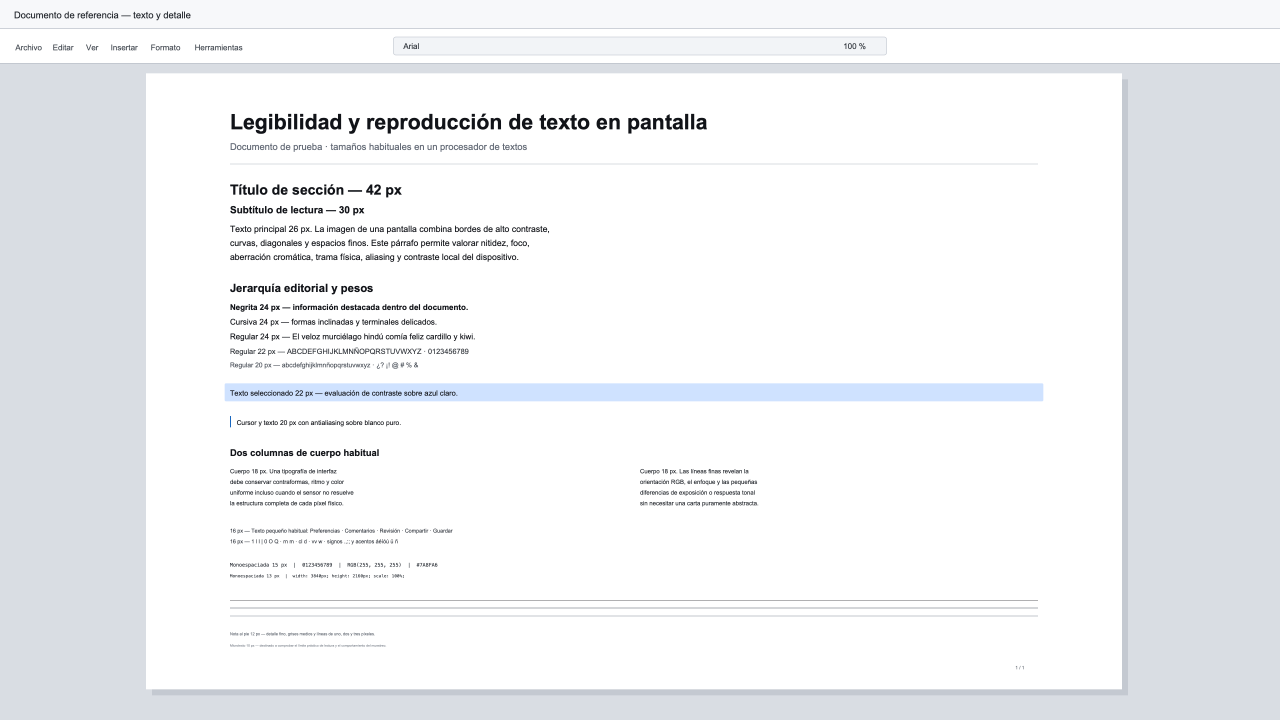
#> input picture apps/screen-desktop/assets/editorial-text-reference.png, 3840 x 2160 px, given in place of camera-intent-display-p3.png, which was not available (shown at 1/3 size)
$ python summarize_vfx_recording_chain.py ../apps/screen-desktop/assets
#> lines starting #> are read from the running program, lines starting #| are printed output that depends on the picture; after the words box and inside, x2 and y2 are one past the last pixel; in counts of white or black regions, pixels touching at a corner belong together; pictures that were not available may be replaced by others from this repository, and a replacement may not be noted
#!/usr/bin/env python3
"""Measure like-for-like Display P3 checkpoints in the recording-chain diagnostic."""

from __future__ import annotations

import json
from pathlib import Path
import sys

import numpy as np
from PIL import Image


def load(path: Path) -> np.ndarray:
    return np.asarray(Image.open(path).convert("RGB"), dtype=np.float32) / 255.0


def main() -> int:
    root = Path(sys.argv[1]).resolve()
    camera = load(root / "camera-intent-display-p3.png")
    output = load(root / "recording-output-display-p3.png")
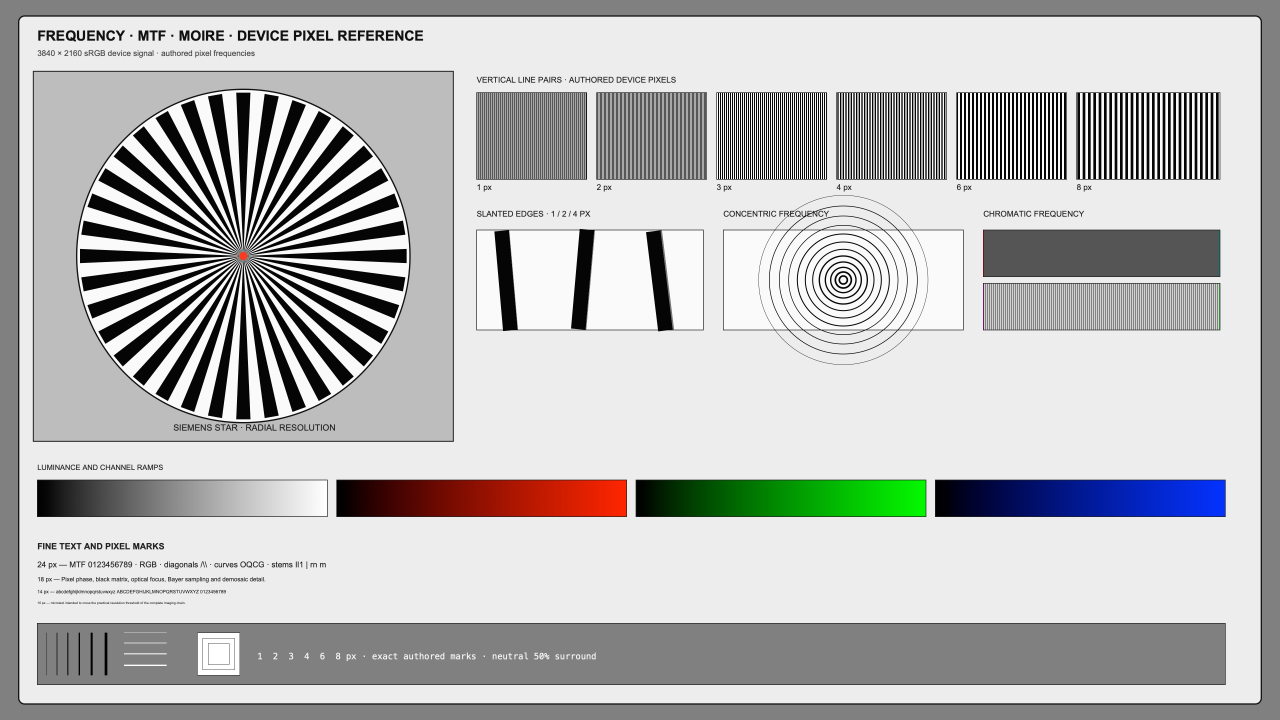
#> input picture apps/screen-desktop/assets/frequency-moire-reference.png, 3840 x 2160 px, given in place of recording-output-display-p3.png, which was not available (shown at 1/3 size)
    codec = load(root / "recording-codec-display-p3.png")
    if camera.shape != output.shape or output.shape != codec.shape:
        raise RuntimeError("Recording checkpoints have different rasters")
    chroma = lambda image: image.max(axis=2) - image.min(axis=2)
    output_chroma = chroma(output)
    codec_chroma = chroma(codec)
    luminance = output @ np.asarray([0.22897, 0.69174, 0.07929], dtype=np.float32)
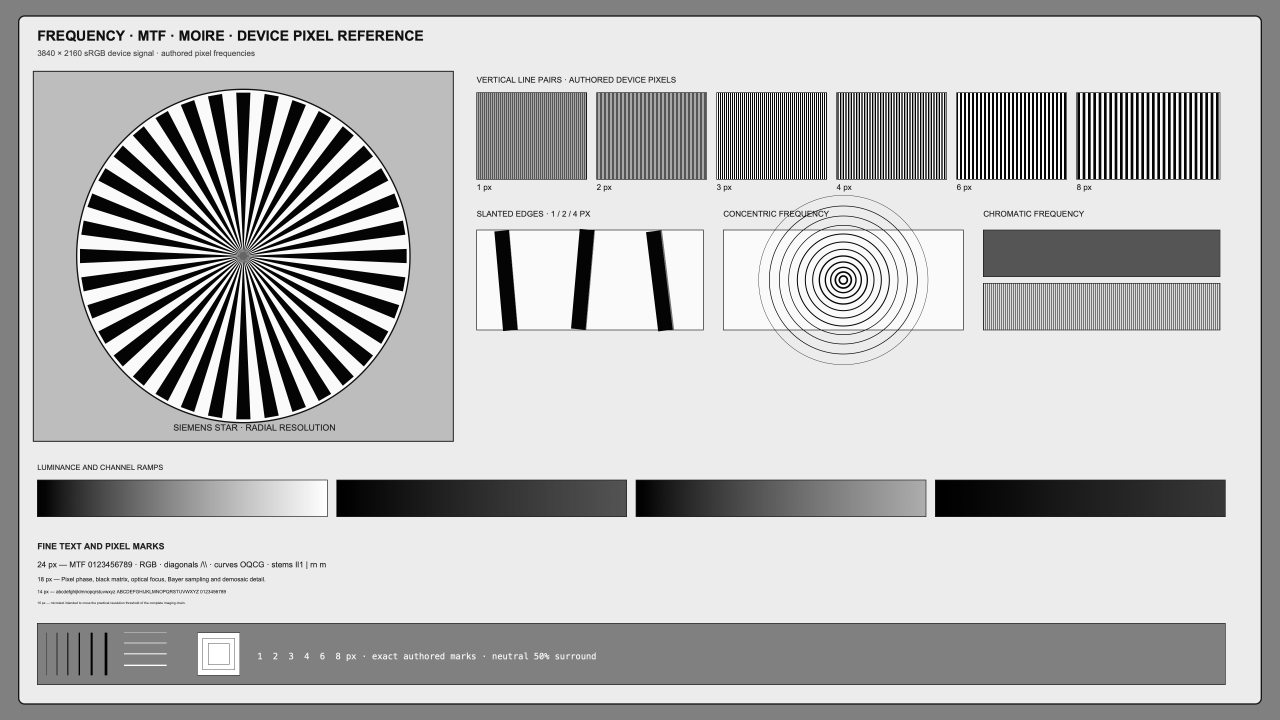
#> luminance: shape (2160, 3840) float32 (shown at 1/3 size); min 0, max 1, mean 0.726
    colored = (output_chroma > 0.05) & (luminance > 0.02) & (luminance < 0.98)
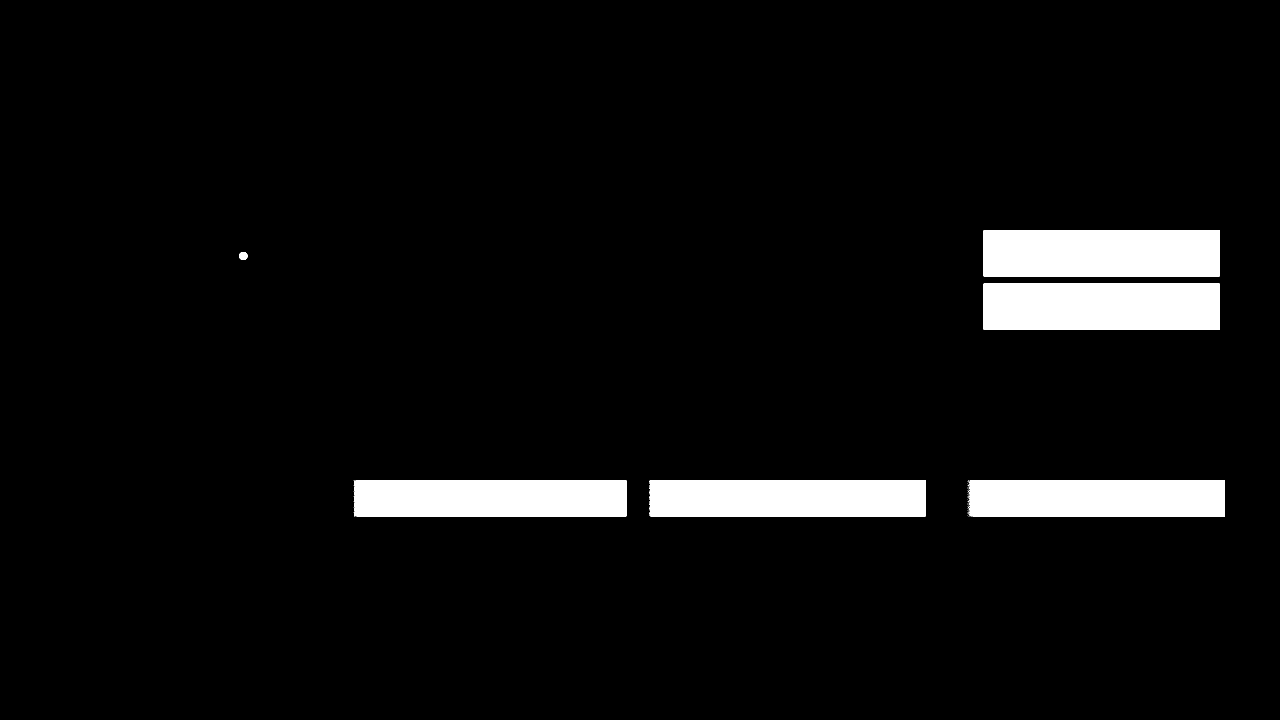
#> colored: shape (2160, 3840) bool (shown at 1/3 size); 5.5% white; 115 white regions (109 under 20 px), largest, box (x1, y1, x2, y2) and area: (2951, 691, 3659, 829) 97704, (2951, 851, 3659, 989) 97704, (1949, 1441, 2777, 1549) 89364, (1062, 1441, 1879, 1549) 87657, (2908, 1441, 3675, 1549) 82090, (718, 756, 742, 780) 484
    cyan = (
        colored
        & (output[:, :, 1] > output[:, :, 0] + 0.03)
        & (output[:, :, 2] > output[:, :, 0] + 0.03)
    )
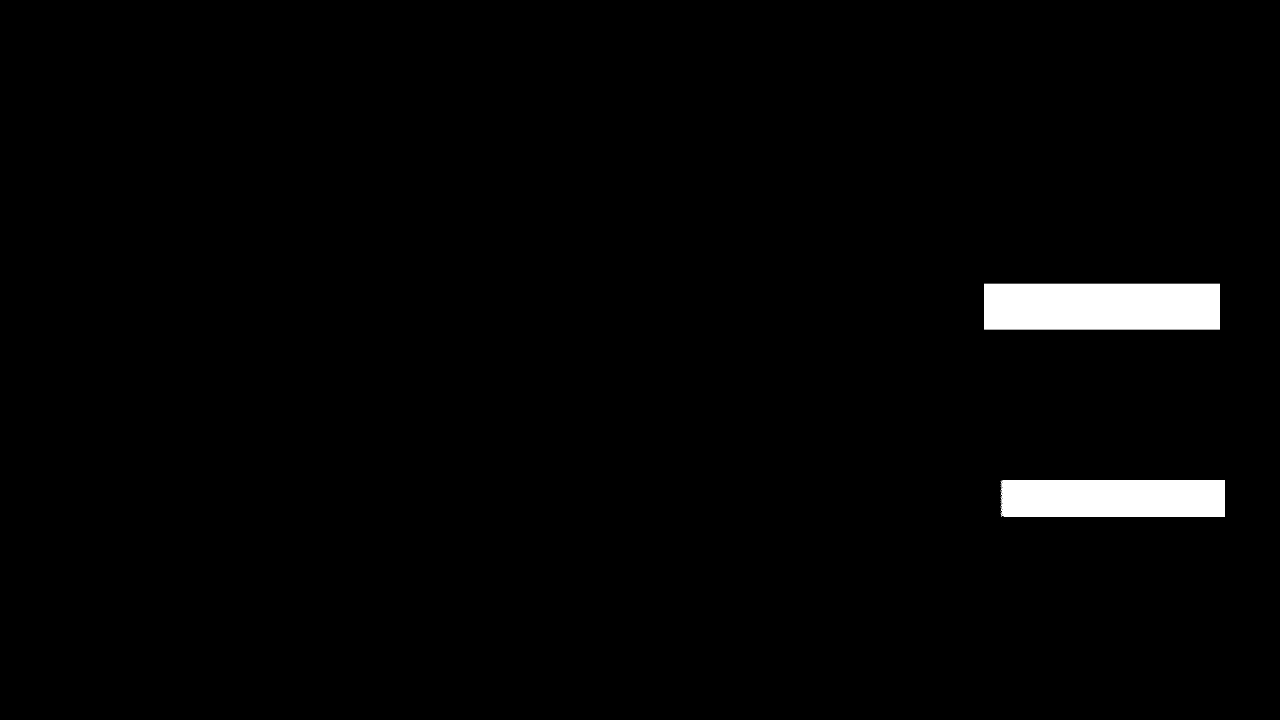
#> cyan: shape (2160, 3840) bool (shown at 1/3 size); 1.3% white; 162 white regions (43 under 20 px), largest, box (x1, y1, x2, y2) and area: (3004, 1441, 3675, 1549) 71842, (2954, 851, 2956, 989) 276, (2960, 851, 2962, 989) 276
    document_path = root / "recording-chain-diagnostic.json"
#> (the run stopped early here; a loop or call above may not have finished)
